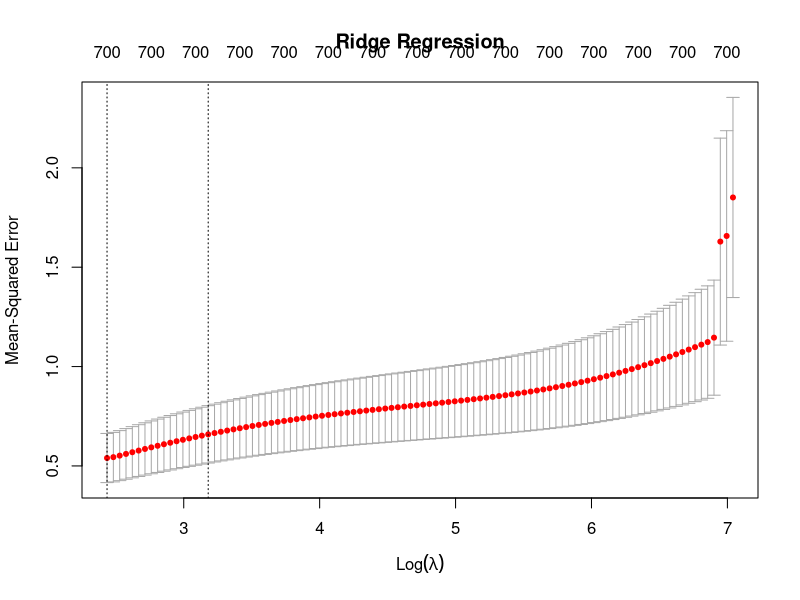
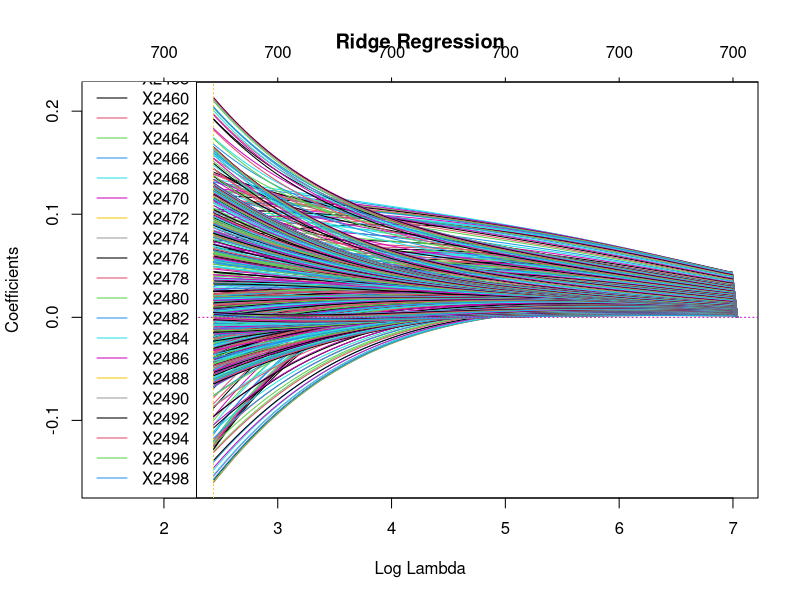
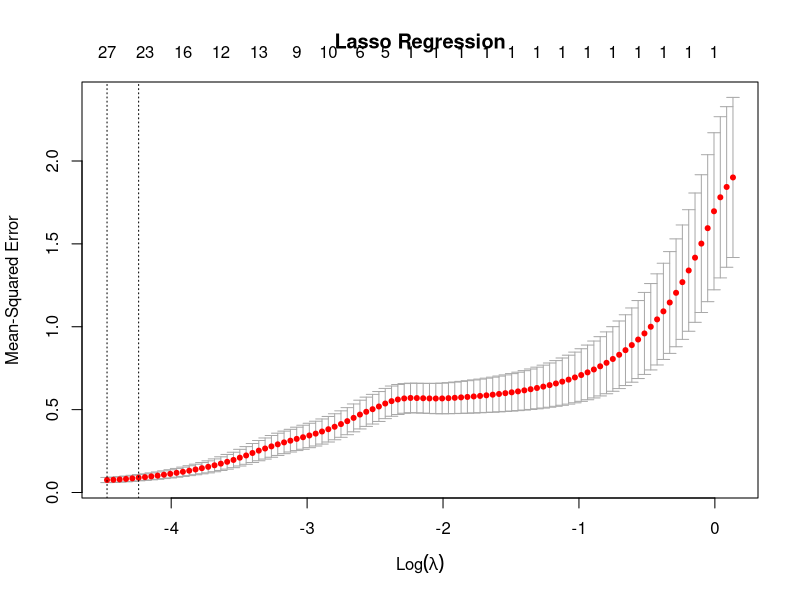
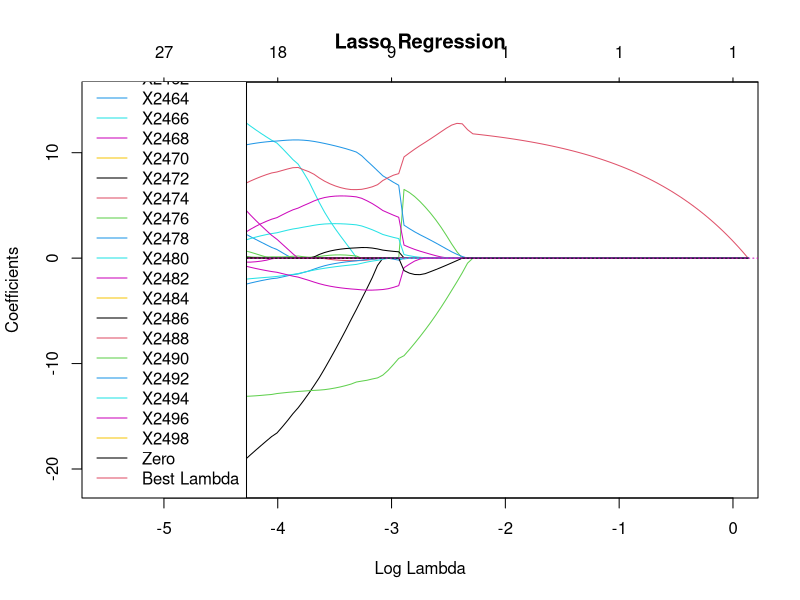

These figures' R source, in order:
## ---- chunk 1
knitr::opts_chunk$set(echo = TRUE)
rm(list=ls()); graphics.off()
## ---- chunk 2
cookies_data <- read.csv("cookies.csv")
dim(cookies_data)
## ---- chunk 3
library(glmnet)
y <- cookies_data[, 1]
X <- cookies_data[, -1]

cv_ridge_model <- cv.glmnet(as.matrix(X), y, alpha=0, standardize = TRUE)
plot(cv_ridge_model, main="Ridge Regression")
print(cv_ridge_model)

best_lambda <- cv_ridge_model$lambda.min
best_lambda_ridge_model <- best_lambda
print(paste("Best lambda :", best_lambda))
## ---- chunk 4
plot(cv_ridge_model$glmnet.fit, xvar = "lambda", main="Ridge Regression", xlim=c(1.5, 7))
abline(h = 0, col = 6, lty = 3)
abline(v = log(best_lambda_ridge_model), col = 7, lty = 3)
legend("bottomleft", legend = c(colnames(X)), col = 1:700, lty = 1)
## ---- chunk 5
final_ridge_model <- glmnet(as.matrix(X), y, alpha=0, lambda=best_lambda)

abs_coef <- abs(coef(final_ridge_model)[-1])
## ---- chunk 6
min(abs_coef)
paste("Number of value higher than 10^-1 : ", sum(abs_coef > 10^-1))
paste("Number of value higher than 10^-2 : ", sum(abs_coef > 10^-2))
paste("Number of value higher than 10^-3 : ", sum(abs_coef > 10^-3))
paste("Number of value higher than 10^-4 : ", sum(abs_coef > 10^-4))
## ---- chunk 7
cv_lasso_model <- cv.glmnet(as.matrix(X), y, alpha=1)
plot(cv_lasso_model, main="Lasso Regression")
print(cv_lasso_model)

best_lambda_lasso <- cv_lasso_model$lambda.min
best_model_lasso <- glmnet(as.matrix(X), y, lambda = best_lambda_lasso, alpha = 1)
## ---- chunk 8
plot(cv_lasso_model$glmnet.fit, xvar = "lambda", main="Lasso Regression", xlim=c(-5.5, 0))
abline(h = 0, col = 6, lty = 3)
abline(v = log(best_lambda_lasso), col = 7, lty = 3)
legend("bottomleft", legend = c(colnames(X), "Zero", "Best Lambda"), col = 1:7, lty = 1)
print(log(best_lambda_lasso))
## ---- chunk 9
non_zero_coefficients <- (best_model_lasso$beta[which(best_model_lasso$beta != 0)])
non_zero_spectra <- (colnames(X)[which(best_model_lasso$beta != 0)])
data.frame(non_zero_spectra, non_zero_coefficients)
## ---- chunk 10
print(best_model_lasso)
## ---- chunk 11
# We split into 2 dataframe randomly
indice_train <- sample(1:nrow(cookies_data), 0.8 * nrow(cookies_data))
train_data <- cookies_data[indice_train, ]
test_data <- cookies_data[-indice_train, ]

# We define X & y for both dataframe
y_train <- train_data[, 1]
X_train <- train_data[, -1]
y_test <- test_data[, 1]
X_test <- test_data[, -1]

# We train the model with the best value for lambda
cv_ridge_model <- cv.glmnet(as.matrix(X_train), y_train, alpha = 0, grouped = FALSE)
best_lambda_ridge <- cv_ridge_model$lambda.min
ridge_model <- glmnet(as.matrix(X_train), y_train, lambda = best_lambda_ridge, alpha = 0)

predictions_ridge <- predict(ridge_model, s = best_lambda_ridge, newx = as.matrix(X_test))

error_ridge <- sqrt(mean((predictions_ridge - y_test)^2))
print(paste("RMSE Ridge :", round(error_ridge, 2)))
## ---- chunk 12
# We split into 2 dataframe randomly
indice_train <- sample(1:nrow(cookies_data), 0.8 * nrow(cookies_data))
train_data <- cookies_data[indice_train, ]
test_data <- cookies_data[-indice_train, ]

# We define X & y for both dataframe
y_train <- train_data[, 1]
X_train <- train_data[, -1]
y_test <- test_data[, 1]
X_test <- test_data[, -1]

# We train the model with the best value for lambda
cv_lasso_model <- cv.glmnet(as.matrix(X_train), y_train, alpha = 1, grouped = FALSE)
best_lambda <- cv_lasso_model$lambda.min
lasso_model <- glmnet(as.matrix(X_train), y_train, lambda = best_lambda, alpha = 1)

# We make prediction on the X_test
predictions_lasso <- predict(lasso_model, s = best_lambda, newx = as.matrix(X_test))

# We compute the RMSE
error_lasso  <- sqrt(mean((predictions_lasso - y_test)^2))
print(paste("RMSE Lasso :", round(error_lasso, 2)))
## ---- chunk 13
resall<-glm(fat~.,data=cookies_data,family=gaussian)
res0<-glm(fat~1,data=cookies_data,family=gaussian)
resfor<-step(res0,list(upper=resall),direction='forward', trace=0)
## ---- chunk 14
print(resfor)
